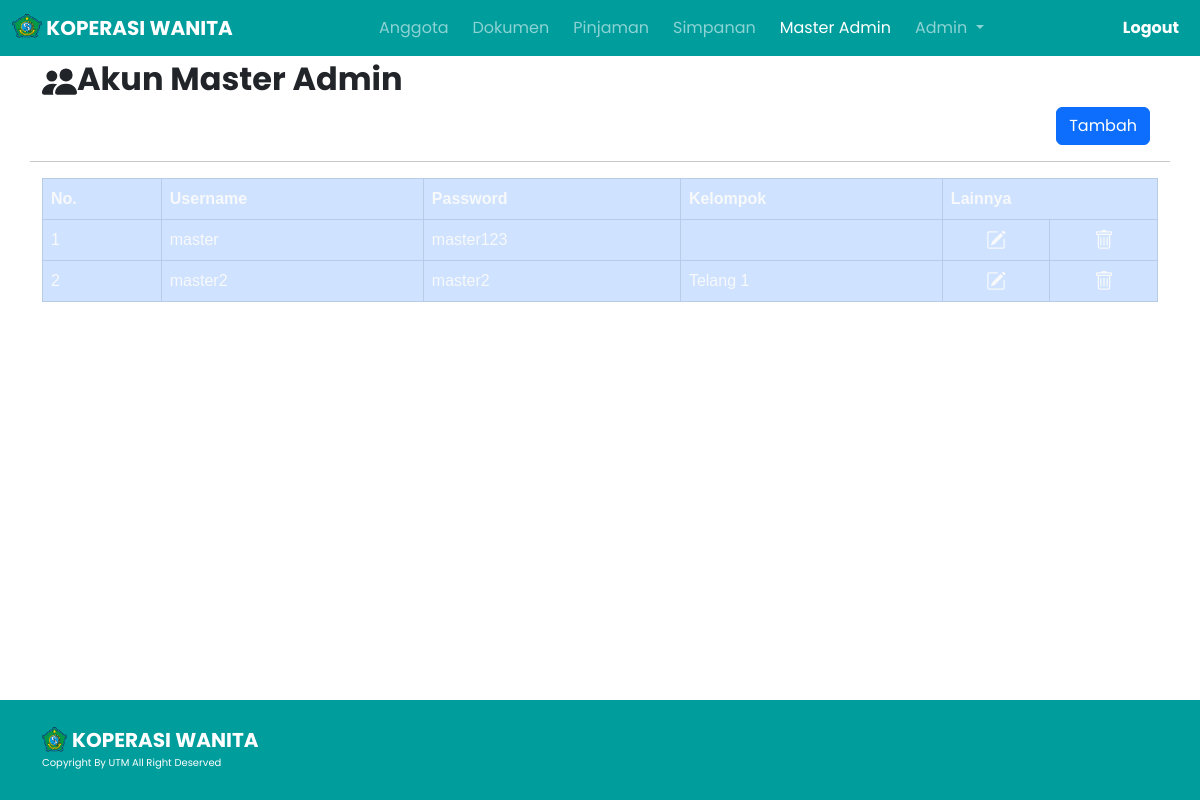
Screenshot of /admin/pihak3.php (signed in) with the database file from the repository.
### tables this page shows
CREATE TABLE `set_web` (
  `id_set` int(11) NOT NULL,
  `nama_koperasi` varchar(128) DEFAULT NULL,
  `deskripsi_koperasi` varchar(1024) DEFAULT NULL,
  `alamat_koperasi` varchar(128) DEFAULT NULL,
  `telp_koperasi` varchar(128) DEFAULT NULL,
  `email_koperasi` varchar(128) DEFAULT NULL,
  `logo_koperasi` varchar(128) NOT NULL
);

CREATE TABLE `master_admin` (
  `id_master` int(11) NOT NULL,
  `username_master` varchar(128) NOT NULL,
  `password_master` varchar(128) NOT NULL,
  `unit` varchar(128) NOT NULL
);

### navbar/title.php (called while the page is built, shortened)
<?php
$koperasi = select("SELECT * FROM set_web");
?>

### admin/pihak3.php (the view, shortened to what this page needs)
<?php
include '../database.php';
function select($query) {
    global $db;
    $result = mysqli_query($db, $query);
    $rows = [];
    while ($row = mysqli_fetch_assoc($result)) {
        $rows[] = $row;
    }
    return $rows;
}
$data_anggota = select("SELECT * FROM master_admin");
?>
<!doctype html>
<html lang="en">
  <head>
    <link href="https://cdn.jsdelivr.net/npm/bootstrap@5.0.2/dist/css/bootstrap.min.css" rel="stylesheet">
    <link rel="stylesheet" href="https://cdn.datatables.net/2.0.0/css/dataTables.bootstrap5.css">
    <link rel="stylesheet" href="https://cdn.datatables.net/buttons/3.0.1/css/buttons.dataTables.css">
    <link rel="stylesheet" href="https://cdnjs.cloudflare.com/ajax/libs/twitter-bootstrap/5.3.0/css/bootstrap.min.css">
    <link rel="stylesheet" href="../css/simpanancss.css">
    <?php
    include '../navbar/title.php'
    ?>
  </head>
  <body>
<?php
include '../navbar/nav_admin.php';
?>
    <section id="hero">
        <div class="container">
            <div class="row h-100">
                <h2 style="font-family: Poppins;"><b>Akun Master Admin</b></h2>
                    <div class="container">
                        <div class="row">
                            <div class="col mb-3 me-2 text-end">
                                <button type="button" class="btn btn-primary" data-bs-toggle="modal" data-bs-target="#form_tambah" style="font-family: Poppins;">
                                Tambah
                            </div>
                        </div>
                    </div>
                        <hr>
                        <div class="col-md-12 hero-tagline my-auto mx-auto table-responsive align-items-center">
                        <table class="table table-primary table-bordered display nowrap" id="tabledoc" style="width:100%">
                        <thead style="background-color: #007070;">
                            <tr>
                                <th class="text-start text-light">No.</th>
                                <th class="text-start text-light">Username</th>
                                <th class="text-start text-light">Password</th>
                                <th class="text-start text-light">Kelompok</th>
                                <th class="text-light" colspan="2">Lainnya</th>
                            </tr>
                        </thead>
                        <tbody style="background-color: #009D9D;">
                            <?php
                                $no = 1;
                            ?>
                            <?php
                            foreach ($data_anggota as $anggota): ?>
                            <tr>
                                <td class="text-start text-light"><?= $no++; ?></td>
                                <td class="text-start text-light"><?= $anggota['username_master']; ?></td>
                                <td class="text-start text-light"><?= $anggota['password_master']; ?></td>
                                <td class="text-start text-light"><?= $anggota['unit']; ?></td>
                                <td class="text-center text-light"><span class="xedit" data-bs-toggle="modal"  data-bs-target="#form_tambah<?php echo $anggota['id_master'] ?>"></span></td>
                                <td class="text-center text-light"><span class="xdelete" data-bs-toggle="modal" data-bs-target="#staticBackdrop<?php echo $anggota['id_master'] ?>"></span></td>
                            </tr>
                            <?php endforeach; ?>
                        </tbody>
                    </table>
                </div>
            </div>
        </div>
    </section>
    <?php
        include '../footer/footer.php'
    ?>
  </body>
</html>

### navbar/nav_admin.php (shortened to what this page needs)
<?php
$koperasi = select("SELECT * FROM set_web");
foreach ($koperasi as $koperasiku):
?>
<nav class="navbar navbar-expand-lg navbar-dark position-fixed w-100" style="background-color: #009D9D; ">
        <div class="container-fluid">
        <a class="navbar-brand" href="./edit_anggota.php">
            <img src="../assets/img/<?=$koperasiku['logo_koperasi'];?>" alt="" width="30" height="24" class="d-inline-block align-text-top">
            <?=$koperasiku['nama_koperasi'];?></a>
        <div class="collapse navbar-collapse" id="navbarNav">
            <ul class="navbar-nav mx-auto">
                <li class="nav-item">
                    <a class="nav-link <?php if (basename($_SERVER['PHP_SELF']) == 'edit_anggota.php') echo 'active'; ?> mx-1" href="./edit_anggota.php">Anggota</a>
                </li>
                <li class="nav-item">
                    <a class="nav-link <?php if (basename($_SERVER['PHP_SELF']) == 'tambah_materi.php') echo 'active'; ?> mx-1" href="./tambah_materi.php">Dokumen</a>
                </li>
                <li class="nav-item">
                    <a class="nav-link <?php if (basename($_SERVER['PHP_SELF']) == 'pinjaman.php') echo 'active'; ?> mx-1" href="./pinjaman.php">Pinjaman</a>
                </li>
                <li class="nav-item">
                    <a class="nav-link <?php if (basename($_SERVER['PHP_SELF']) == 'simpanan.php') echo 'active'; ?> mx-1" href="./simpanan.php">Simpanan</a>
                </li>
                <li class="nav-item">
                    <a class="nav-link <?php if (basename($_SERVER['PHP_SELF']) == 'pihak3.php') echo 'active'; ?> mx-1" href="./pihak3.php">Master Admin</a>
                </li>
                <?php
                if(isset($_SESSION['IsAdmin'])) {
                    ?>
                    <li class="nav-item dropdown"  onmouseover="showDropdown()" onmouseout="hideDropdown()">
                        <a class="nav-link dropdown-toggle <?php if (basename($_SERVER['PHP_SELF']) == 'set_web.php') echo 'active'; ?> mx-1" href="#" id="navbarDropdownMenuLink" role="button" data-bs-toggle="dropdown" aria-expanded="false">
                            Admin
                        </a>
                    </li>
                    <?php
                } else {
                }
                ?>
            </ul>
            <?php
            if(isset($_SESSION['IsAdmin'])) {
                ?>
                <div><button class="btn btn-outline-danger btn-sm link-up" data-bs-toggle="modal" data-bs-target="#logoutAkun">Logout</button></div>
                <?php
            } else {
                ?>
                <div><button class="button-primary"><a class="link-up" href="../admin.php">Masuk</a></button></div>
                <?php
            }
            ?>
            </div>
        </div>
    </nav>
<?php
endforeach;
?>

### footer/footer.php (shortened to what this page needs)
<?php
$koperasi = select("SELECT * FROM set_web");
foreach ($koperasi as $koperasiku):
?>
<footer class="d-flex align-items-center">
        <div class="container-fluid ">
            <div class="container">
                <div class="row">
                    <div class="col-md-7 d-flex align-items-center">
                        <img class="imgfoot" src="../assets/img/<?=$koperasiku['logo_koperasi'];?>" alt="">
                        <a href="../index.php"><?= $koperasiku['nama_koperasi']; ?></a>
                    </div>
                </div>
                <div class="row  copyright  ">
                    <div class="col-12">
                        <p>Copyright By UTM All Right Deserved</p>
                    </div>
                </div>
            </div>
        </div>
    </footer>
    <?php
endforeach;
?>

### css/simpanancss.css (style rules this page uses)
body { font-family: 'Poppins', sans-serif; min-height: 100vh; display: flex; flex-direction: column; }
.navbar { z-index: 3; }
* { z-index: 2; }
.navbar-brand { font-weight: 700 ; }
.nav-link { font-size: 16px; }
.link-up { text-decoration: none; font-size: 16px; color: white; border-color: #009D9D; font-weight: bold; }
#hero { font-family: Arial; margin-top: 5%; height: 100%; width: 100%; margin-bottom: 5%; }
footer { width: 100%; height: 100px; padding-top: 10px; margin-top: auto; background: #009D9D; }
.imgfoot { width: 25px; height: 25px; margin-right: 5px; }
.copyright { text-align: left; color: white; font-size: 10px; }
footer a { font-family: Poppins; font-style: normal; font-weight: bold; font-size: 20px; line-height: 30px; color: white; text-decoration: none; }

### rows the page displays
set_web: logo_koperasi (picture), nama_koperasi "KOPERASI WANITA"
master_admin: username_master "master", password_master "master123"
master_admin: username_master "master2", password_master "master2", unit "Telang 1"
